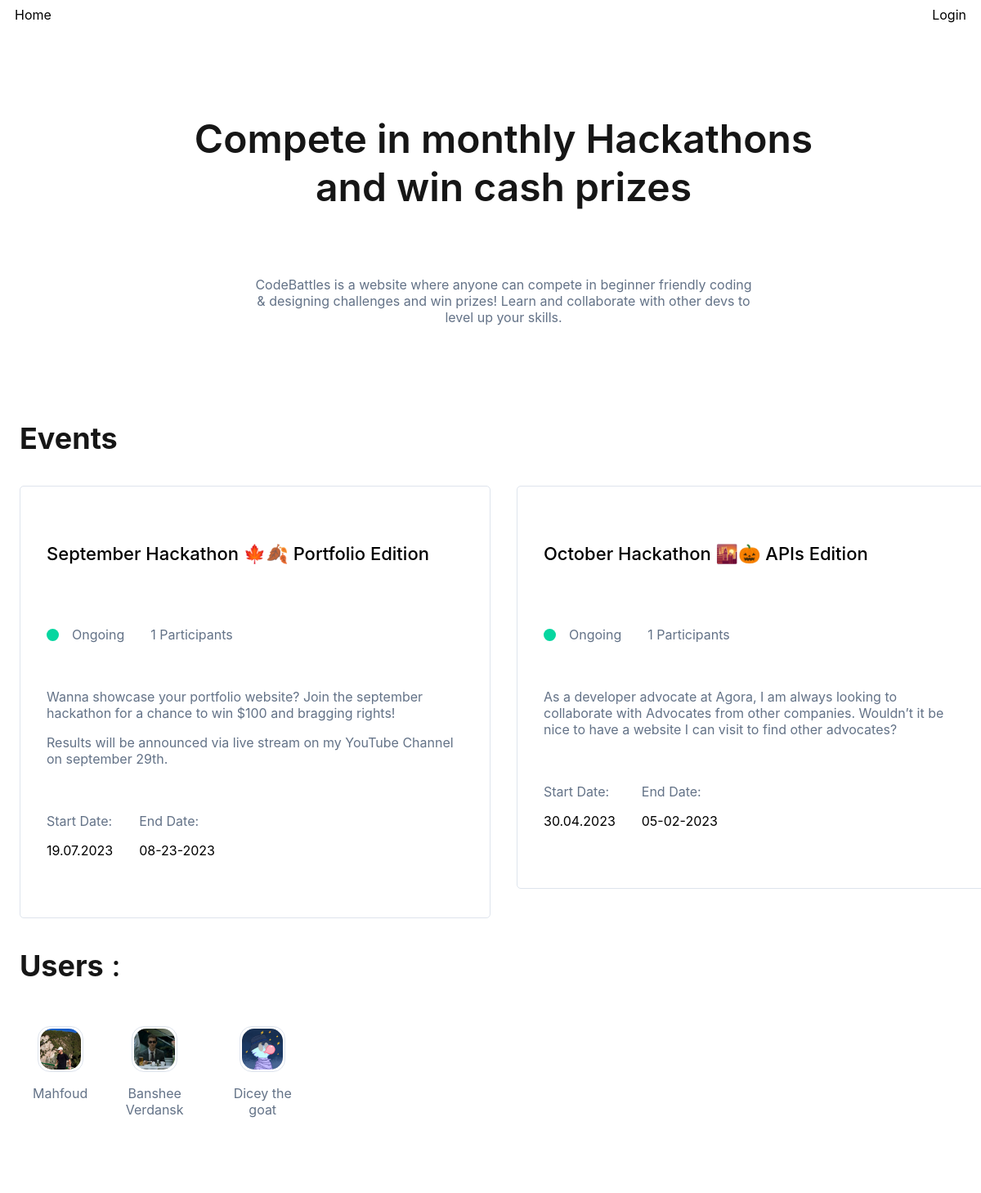
The page / on the database its author committed.
### base/models.py (models this page shows, shortened)
class Event(models.Model):
    name = models.CharField(max_length  = 255)
    description = models.TextField(max_length =1000, null = True, blank = True)
    participants = models.ManyToManyField(User , blank = True, related_name = "events")
    start_date = models.DateTimeField(null = True, blank = True)
    end_date = models.DateTimeField(null = True, blank = True)
    created = models.DateField(auto_now_add = True) #Create
    updated  = models.DateField(auto_now = True) #Update
    class Meta:
        ordering = ['-end_date']
    @property
    def event_status(self):
        status = None
        present = datetime.now().timestamp()
        deadline = self.start_date.timestamp()
        past_deadline = (present > deadline)
        if past_deadline:
            status = 'Finished'
        else:
            status = 'Ongoing'
        return status

class User(AbstractUser):
    name = models.CharField(max_length=100, null = True)
    email = models.EmailField(unique=True, null = True)
    bio = models.TextField(null = True, blank = True)
    participant = models.BooleanField(default=True, null = True)
    avatar = models.ImageField(default='avatar.png', upload_to='.')
    USERNAME_FIELD = 'email'   # Auth with EmailField
    REQUIRED_FIELDS=['username']

### base/views.py (the view)
# urls.py: path('', homepage, name = 'homepage'),
def homepage(request):
    users = User.objects.filter(participant = True)
    events = Event.objects.all()
    context = {'users':users , 'events':events}
    return render(request, "homepage.html" , context)

### templates/homepage.html (shortened to what this page needs)
{% extends "base.html"%}
{% block body %}
<div class="section" id="home__hero">
    <div id="hero__content">
        <h3 id="intro--headline">Compete in monthly Hackathons and win cash prizes</h3>
        <p id="intro--subheadline">CodeBattles is a website where anyone can compete in beginner friendly coding &
            designing challenges and win prizes! Learn and collaborate with other devs to level up your skills.</p>
    </div>
</div>
<div class="container--events">
    <div>
        <h3><b> Events</b></h3>
    </div>
    <div class="events--lists section">
        {% for event in events %}
        <a href="{% url 'event_page' pk=event.id %}">
            <div class="event__wrapper">
                <h5 class="event__preview--title">{{event.name}}</h5>
                <div class="event__preview__details">
                    <div class="dot__wrapper">
                        {% if event.event_status == 'Ongoing' %}
                        <div class="dot dot--green"></div>
                        {% else %}
                        <div class="dot dot--red"></div>
                        {% endif %}
                        <p>{{event.event_status}}</p>
                    </div>
                    <p>{{event.participants.all.count}} Participants</p>
                </div>
                <div class="">
                    <p>{{event.description|linebreaks}}</p>
                </div>
                <div class="event__preview__details__bottom">
                    <div>
                        <p>Start Date:</p>
                        <p class="event--date">{{event.start_date|date:"d.m.Y"}}</p>
                    </div>
                    <div>
                        <p>End Date:</p>
                        <p class="event--date">{{event.end_date|date:"m-d-Y"}}</p>
                    </div>
                </div>
            </div>
        </a>
        {% endfor %}
    </div>
</div>
<section>
    <h3><b>Users</b> : {{count}}</h3>
    <div class="users--lists section">
        {% for user in users %}
        <a href="{% url 'profile' user.id%}">
            <div class="wrapper--user">
                <div class="avatar__border">
                    <img class="user--avatar--sm" src="{{user.avatar.url}}" />
                </div>
                <p>{{user.name}}</p>
            </div>
        </a>
        {% endfor %}
    </div>
</section>
{% endblock body %}

### static/css/main.css (style rules this page uses)
* { background-color: rgb(255, 255, 255); color: rgb(22, 22, 22); font-family: -apple-system-body, BlinkMacSystemFont, sans-serif; }
h1, h2, h3, h4, h5, h6 { font-weight: 500; }
h3 { font-size: 36px; }
h5 { font-size: 28px; }
p { color: #637287; }
a { text-decoration: none; }
.section { margin: 2em 0; }
#intro--headline { font-weight: 600; font-size: 48px; text-align: center; }
#home__hero { padding-top: 2em; padding-bottom: 2em; }
#hero__content { max-width: 800px; margin: 0 auto; text-align: center; }
#intro--subheadline { padding: 2em 6em; }
.events--lists { display: grid; grid-template-columns: 1fr 1fr; gap: 2em; }
.event__wrapper { border: 1px solid #DEE4ED; padding: 2em; border-radius: 5px; }
.event__preview--title { font-size: 22px; text-decoration: none; color: #000; }
.event--date { color: #000; }
.dot__wrapper { display: flex; align-items: center; }
.dot__wrapper * { margin-right: .5em; }
.dot { background-color: grey; height: 15px; width: 15px; border-radius: 50%; }
.dot--green { background-color: #06D6A0; }
.event__preview__details * { margin-right: 1em; }
.event__preview__details { display: flex; justify-content: flex-start; padding: 1.5em 0; }
.event__preview__details__bottom { display: flex; padding: 1.5em 0; }
.event__preview__details__bottom * { margin-right: 1em; }
.wrapper--user { display: flex; flex-direction: column; align-items: center; padding: 1em; border-radius: 5px; text-align: center; max-width: 100px; }
.wrapper--user * { margin-top: 1em; }
.avatar__border { border: 1px solid #DEE4ED; width: fit-content; border-radius: 15px; margin: 0; padding: 2px; line-height: 0; }
.user--avatar--sm { height: 50px; width: 50px; object-fit: cover; border-radius: 15px; margin: 0; padding: 0; line-height: 0; }
.users--lists { display: flex; flex-wrap: wrap; }

### rows shown on the page
Event: name "September Hackathon 🍁🍂 Portfolio Edition", event_status "Ongoing", participants.all.count "1", description "Wanna showcase your portfolio website? Join the september hackathon for a chance to win $100 and bragging rights! Results will be announced via live stream on my YouTube Channel on september 29th.", start_date "19.07.2023", end_date "08-23-2023"
Event: name "October Hackathon 🌇🎃 APIs Edition", event_status "Ongoing", participants.all.count "1", description "As a developer advocate at Agora, I am always looking to collaborate with Advocates from other companies. Wouldn’t it be nice to have a website I can visit to find other advocates?", start_date "30.04.2023", end_date "05-02-2023"
User: avatar (picture), name "Mahfoud"
User: avatar (picture), name "Banshee Verdansk"
User: avatar (placeholder picture), name "Dicey the goat"
